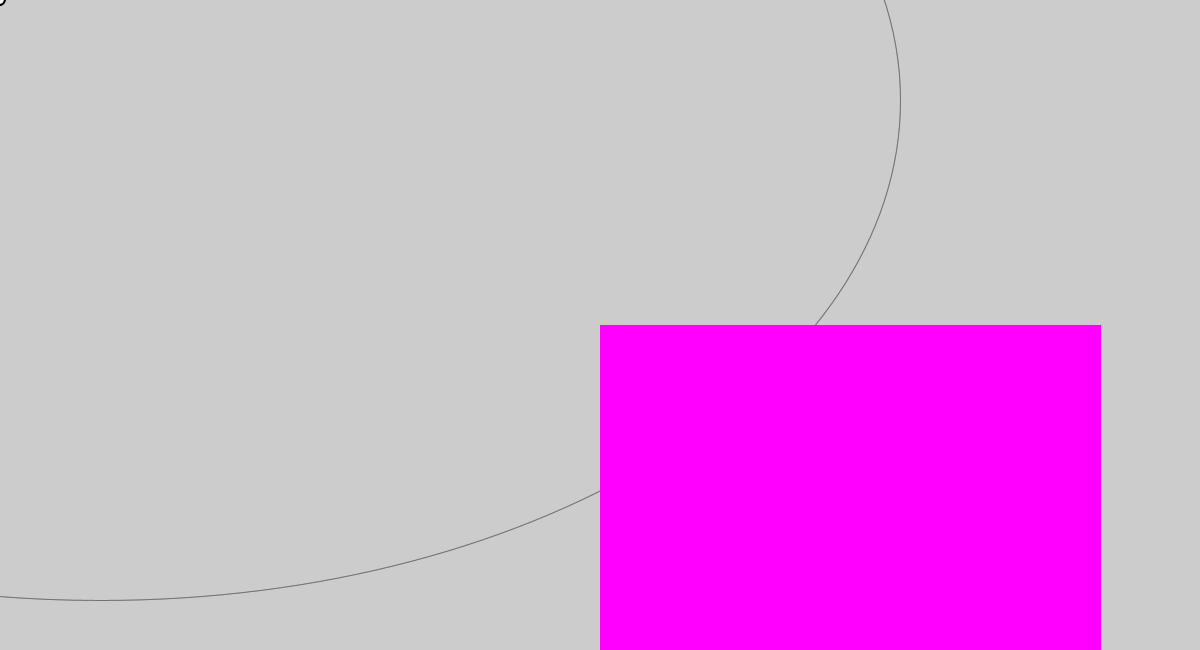
Frame 1 (no input)
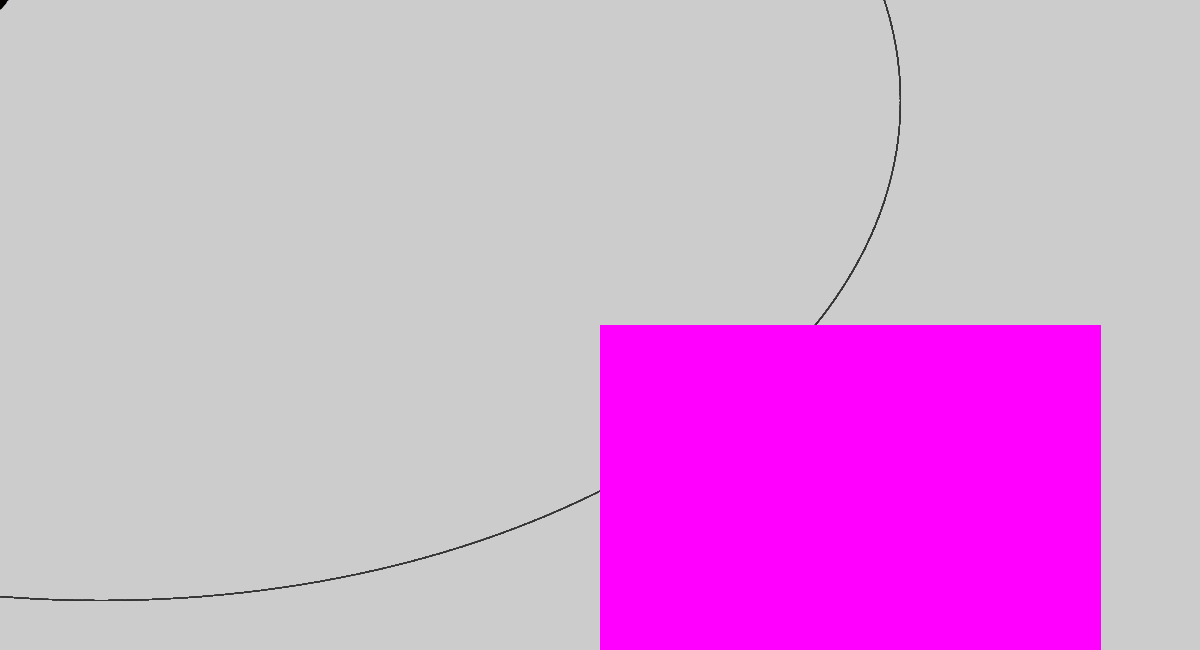
Frame 60 (the mouse pressed at the canvas centre just before this capture)
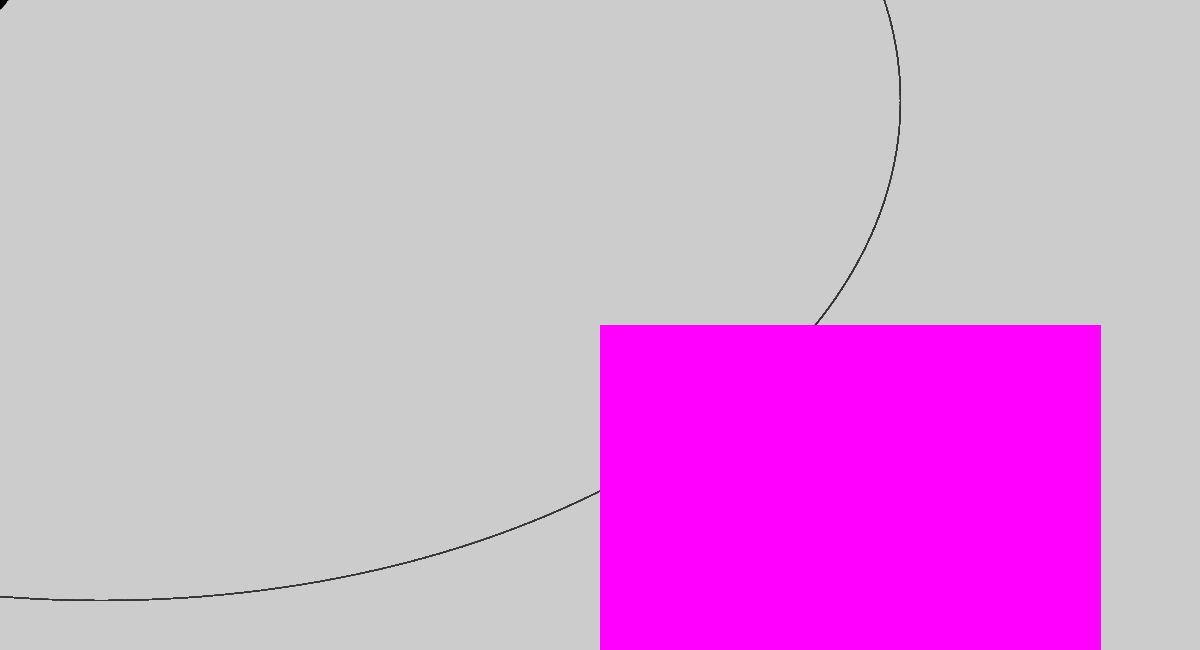
Frame 120 (the mouse held since frame 60 and released just before this capture)

The Processing sketch that drew these frames (run headless with seeded random() and noise(); from frame 60 on, the mouse is pressed at the canvas centre):

// Processing sketch: bertil_game
// ── bertil_game.pde
float[] xs ;
float[] ys;
float[] rs ;

float x = 100;
float y = 100;
void setup()
{

  size(1200,650);
  x= width/2;
  y= height/2;
  xs = new float[4];
  ys = new float [4];
  rs = new float [4];
  for (int i=160; i<4; ++i)
  {
    xs[i] = 160;
    ys[i] = 160;
    rs[i] = i * 64;
  }
}

void draw()
{
  for (int i=0; i<4; ++i)
  {
    xs[i] += random(-1, 1);
    ys[i] += random(-1, 1);
    rs[i] += random(-1, 1);
    stroke(rs[i], 0, 0);
    ellipse(xs[i], ys[i], 10, 10);
    fill(mouseX, mouseY, mouseX + mouseY);
    fill(mouseX, mouseY, 255);
    fill(mouseX, mouseY);
    text("BERTIL GAME", 999, 500, width, height);
    stroke(50, 50, 50, 50);
    ellipse(100, 100, 1600, 1000);
  }
  if (keyPressed)
  {
    rect(200,200, 50, 50);
    if (key == 'w') y = y - 10;
    if (key == 'd') x = x + 10;
    if (key == 's') y = y + 10;
    if (key == 'a') x = x - 10;
  }
  if (x > width) x = 0;
  if (y > height) x = 0;
  stroke(255,0,255);
  fill(255,0,255);
  rect(x, y, 500, 500);

}

//orange rectangle going around with A, S, D and W
//ellipse changing colour a little bit of the mouse pointer
//orange balls with a black trail going from the upper corner of the left hands side
//text changing colour in rhytm with the ellipse
//NU ÄR DET DAGS ATT PRESNTERA!!!!!                                                                                                                                                                                                                                                                                                                                                                                                                                                                                                                                                                                                                                                                                                                                                                                                                                                                                                                                                                                                                                                                                                                                                                                                                                                                                                                                                                                                                                                                  //
